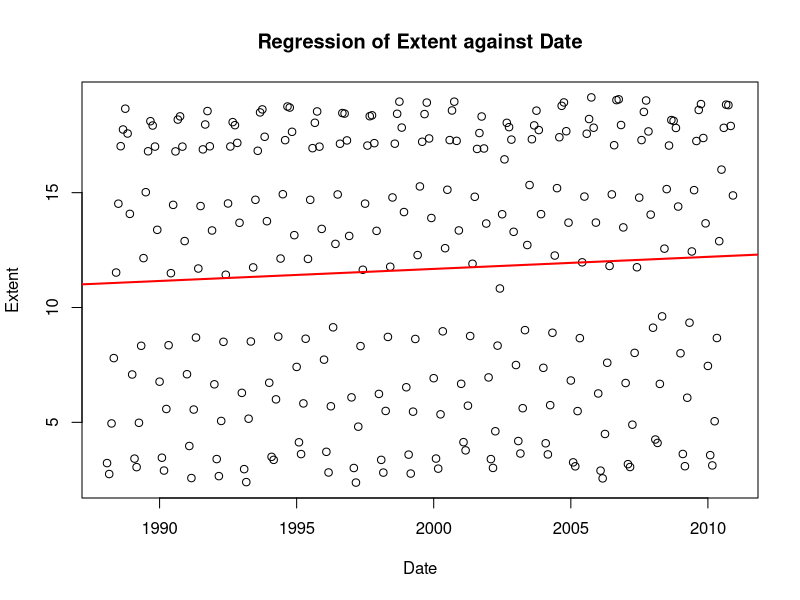
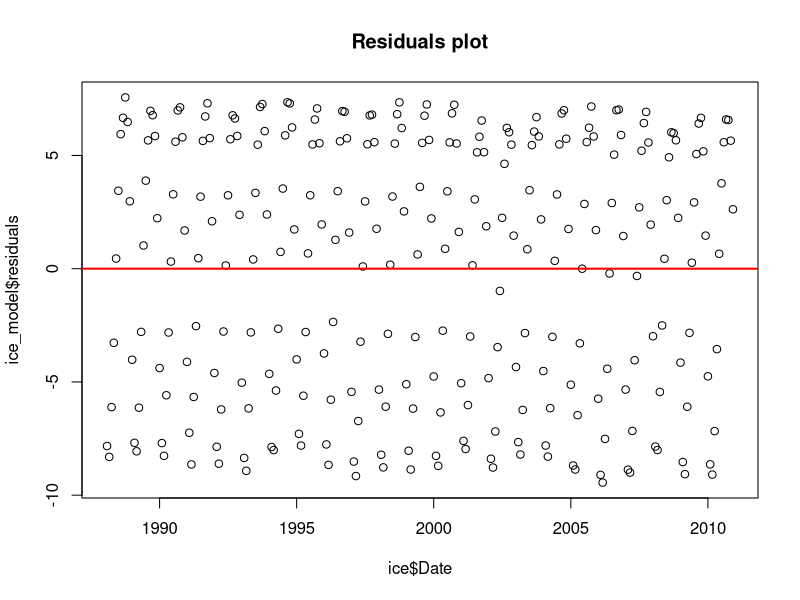

These figures' R source, in order:
# STATS 10 - W22
# Lab 3 Section 2
# Naman Modani

# 2A

ice <- read.csv("sea_ice.csv", header = TRUE)
ice$Date <- as.Date(ice$Date, "%m/%d/%Y") 

ice_model <- lm(ice$Extent ~ ice$Date)
summary(ice_model)

# 2B

plot(ice$Extent ~ ice$Date,
     xlab = "Date", ylab = "Extent",
     main = "Regression of Extent against Date")
abline(ice_model, col = "red", lwd = 2)

## Although the slope of the line is very small, it still has a positive trend.
## It also happens to be oscillating in nature.

# 2C

plot(ice_model$residuals ~ ice$Date,
     main = "Residuals plot")
abline(a = 0, b = 0, col = "red", lwd = 2)

## Linearity Assumption: Since most of the data is quite far from the regression
## line, the linearity assumption is not met.

## Symmetry Assumption: The symmetry is not met owing to the huge gap on the lower 
## side of the line.

## Variance Assumption: The variation looks good since the data points are quite randomly 
## distributed around y = 0 in this plot.
